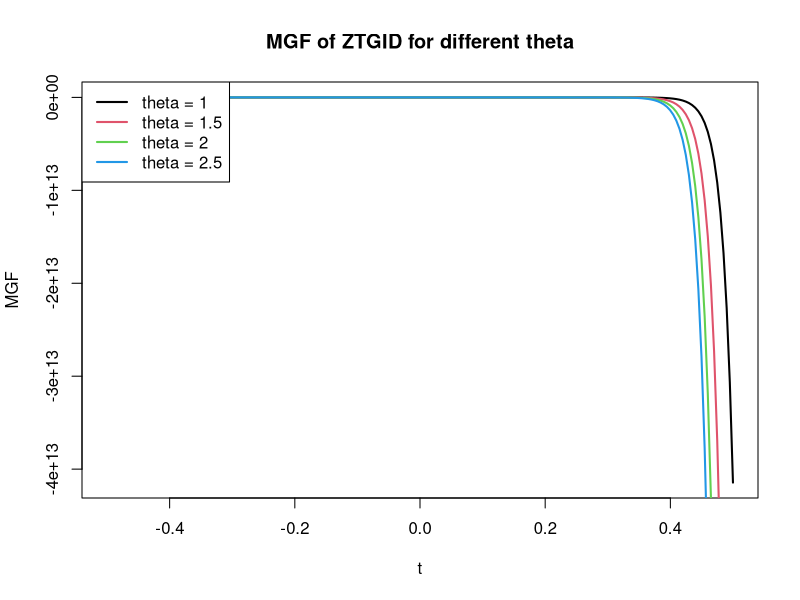

The R source for this figure:
rm(list = ls())

# maximum x for truncation
max_x <- 60

# ZTGID pmf
pmf_ztgid <- function(x, theta){
  
  const <- (theta^3/(theta^3 + 2)) /
    (1 - (theta^3/(theta^3 + 2)) *
       (theta/(theta + 1) + 2/(theta + 1)^3))
  
  k <- 0:x
  
  inner_sum <- sum((-1)^k * choose(x, k) *
                     (theta/(theta + k + 1) +
                        2/(theta + k + 1)^3))
  
  return(const * inner_sum)
}

# MGF function
mgf_ztgid <- function(t, theta){
  
  x_vals <- 1:max_x
  pmf_vals <- sapply(x_vals, pmf_ztgid, theta = theta)
  
  sum(exp(t * x_vals) * pmf_vals)
}

# t values
t_vals <- seq(-0.5, 0.5, length = 200)

# theta values
theta_vals <- c(1,1.5,2,2.5)

# compute mgf values
mgf_matrix <- sapply(theta_vals, function(th){
  sapply(t_vals, mgf_ztgid, theta = th)
})

# plot
plot(t_vals, mgf_matrix[,1], type="l", lwd=2,
     xlab="t", ylab="MGF",
     main="MGF of ZTGID for different theta")

lines(t_vals, mgf_matrix[,2], col=2, lwd=2)
lines(t_vals, mgf_matrix[,3], col=3, lwd=2)
lines(t_vals, mgf_matrix[,4], col=4, lwd=2)

legend("topleft",
       legend=c("theta = 1","theta = 1.5","theta = 2","theta = 2.5"),
       col=1:4, lwd=2)
